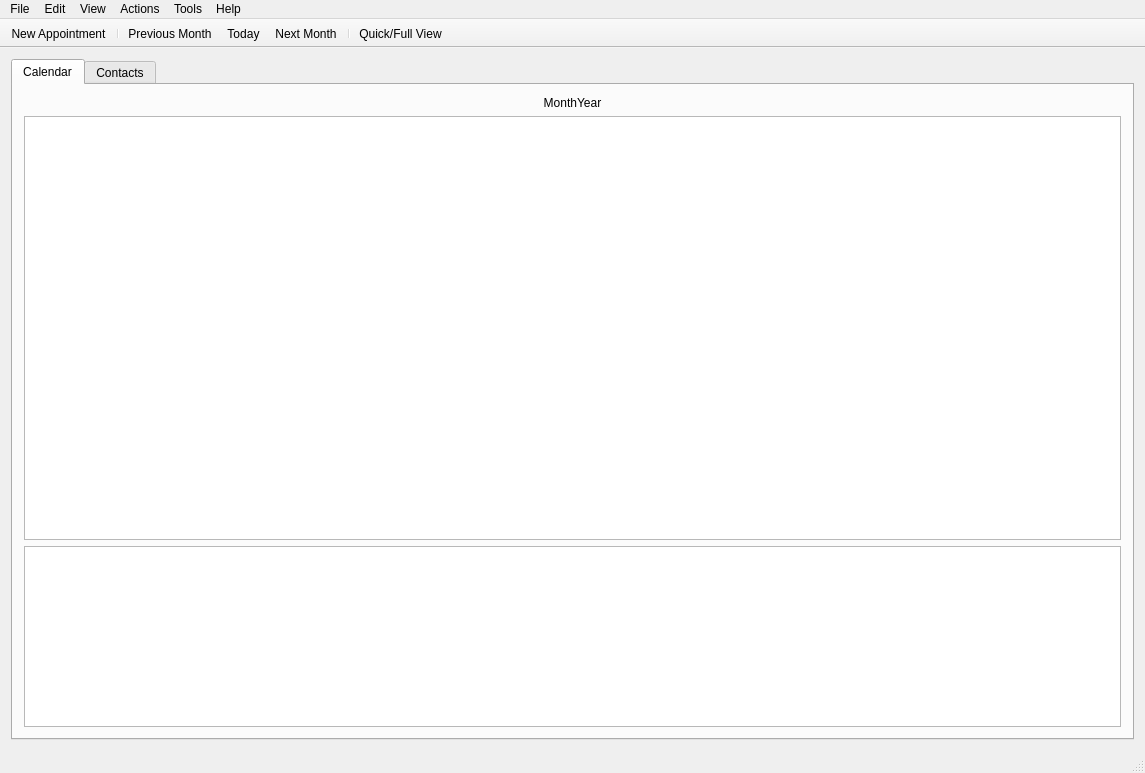
<?xml version="1.0" encoding="UTF-8"?>
<ui version="4.0">
 <class>MainWindow</class>
 <widget class="QMainWindow" name="MainWindow">
  <property name="geometry">
   <rect>
    <x>0</x>
    <y>0</y>
    <width>1145</width>
    <height>773</height>
   </rect>
  </property>
  <property name="windowTitle">
   <string>MainWindow</string>
  </property>
  <widget class="QWidget" name="centralWidget">
   <layout class="QGridLayout" name="gridLayout_2">
    <item row="0" column="0">
     <widget class="QTabWidget" name="tabWidget">
      <property name="currentIndex">
       <number>0</number>
      </property>
      <widget class="QWidget" name="tabCalendar">
       <attribute name="title">
        <string>Calendar</string>
       </attribute>
       <layout class="QGridLayout" name="gridLayout">
        <item row="0" column="0">
         <layout class="QVBoxLayout" name="verticalLayout" stretch="0,70,30">
          <item>
           <layout class="QHBoxLayout" name="horizontalLayout">
            <item>
             <widget class="QLabel" name="labelCalendarHeader">
              <property name="sizePolicy">
               <sizepolicy hsizetype="Expanding" vsizetype="Preferred">
                <horstretch>0</horstretch>
                <verstretch>0</verstretch>
               </sizepolicy>
              </property>
              <property name="text">
               <string>MonthYear</string>
              </property>
              <property name="alignment">
               <set>Qt::AlignCenter</set>
              </property>
             </widget>
            </item>
           </layout>
          </item>
          <item>
           <widget class="QTableWidget" name="tableWidgetCalendar">
            <property name="frameShape">
             <enum>QFrame::StyledPanel</enum>
            </property>
            <property name="frameShadow">
             <enum>QFrame::Raised</enum>
            </property>
            <property name="lineWidth">
             <number>4</number>
            </property>
            <property name="midLineWidth">
             <number>1</number>
            </property>
            <property name="verticalScrollBarPolicy">
             <enum>Qt::ScrollBarAlwaysOff</enum>
            </property>
            <property name="editTriggers">
             <set>QAbstractItemView::NoEditTriggers</set>
            </property>
            <property name="textElideMode">
             <enum>Qt::ElideRight</enum>
            </property>
            <property name="horizontalScrollMode">
             <enum>QAbstractItemView::ScrollPerItem</enum>
            </property>
            <property name="gridStyle">
             <enum>Qt::SolidLine</enum>
            </property>
           </widget>
          </item>
          <item>
           <widget class="QListView" name="listViewDay"/>
          </item>
         </layout>
        </item>
       </layout>
      </widget>
      <widget class="QWidget" name="tabContacts">
       <attribute name="title">
        <string>Contacts</string>
       </attribute>
       <layout class="QGridLayout" name="gridLayout_3">
        <item row="0" column="0">
         <layout class="QVBoxLayout" name="verticalLayout_2">
          <item>
           <widget class="QTableView" name="tableViewContacts"/>
          </item>
          <item>
           <layout class="QHBoxLayout" name="horizontalLayout_2">
            <item>
             <widget class="QPushButton" name="pushButtonShowQuickFullView">
              <property name="text">
               <string>Show Quick/Full View</string>
              </property>
             </widget>
            </item>
            <item>
             <widget class="QPushButton" name="pushButtonMailTo">
              <property name="text">
               <string>Mail To:</string>
              </property>
             </widget>
            </item>
           </layout>
          </item>
         </layout>
        </item>
       </layout>
      </widget>
     </widget>
    </item>
   </layout>
  </widget>
  <widget class="QMenuBar" name="menuBar">
   <property name="geometry">
    <rect>
     <x>0</x>
     <y>0</y>
     <width>1145</width>
     <height>39</height>
    </rect>
   </property>
   <widget class="QMenu" name="menuFile">
    <property name="title">
     <string>File</string>
    </property>
    <addaction name="actionImport_Appointments"/>
    <addaction name="actionExport_Appointments"/>
    <addaction name="separator"/>
    <addaction name="actionImport_Contacts"/>
    <addaction name="actionExport_Contacts"/>
    <addaction name="separator"/>
    <addaction name="actionExit"/>
   </widget>
   <widget class="QMenu" name="menuEdit">
    <property name="title">
     <string>Edit</string>
    </property>
    <addaction name="actionDelete_All_Appointments"/>
    <addaction name="actionDelete_All_Contacts"/>
    <addaction name="separator"/>
    <addaction name="actionPreferences"/>
   </widget>
   <widget class="QMenu" name="menuActions">
    <property name="title">
     <string>Actions</string>
    </property>
    <addaction name="actionNew_Appointment"/>
    <addaction name="actionNew_Contact"/>
    <addaction name="separator"/>
    <addaction name="actionGeneerate_Repeat_Appointments"/>
   </widget>
   <widget class="QMenu" name="menuTools">
    <property name="title">
     <string>Tools</string>
    </property>
    <addaction name="actionUpcoming_Schedule"/>
    <addaction name="actionCheck_For_Birthdays"/>
   </widget>
   <widget class="QMenu" name="menuHelp">
    <property name="title">
     <string>Help</string>
    </property>
    <addaction name="actionAbout"/>
   </widget>
   <widget class="QMenu" name="menuView">
    <property name="title">
     <string>View</string>
    </property>
    <addaction name="actionPrevious_Month"/>
    <addaction name="actionToday"/>
    <addaction name="actionNext_Month"/>
    <addaction name="separator"/>
    <addaction name="actionShow_Holidays"/>
    <addaction name="actionShow_Birthdays"/>
    <addaction name="separator"/>
    <addaction name="actionIncrease_Font"/>
    <addaction name="actionDecrease_Font"/>
    <addaction name="actionReset_Font"/>
   </widget>
   <addaction name="menuFile"/>
   <addaction name="menuEdit"/>
   <addaction name="menuView"/>
   <addaction name="menuActions"/>
   <addaction name="menuTools"/>
   <addaction name="menuHelp"/>
  </widget>
  <widget class="QToolBar" name="mainToolBar">
   <property name="contextMenuPolicy">
    <enum>Qt::PreventContextMenu</enum>
   </property>
   <property name="toolButtonStyle">
    <enum>Qt::ToolButtonIconOnly</enum>
   </property>
   <property name="movable">
    <bool>false</bool>
   </property>
   <property name="floatable">
    <bool>false</bool>
   </property>
   <attribute name="toolBarArea">
    <enum>TopToolBarArea</enum>
   </attribute>
   <attribute name="toolBarBreak">
    <bool>false</bool>
   </attribute>
   <addaction name="actionNew_Appointment"/>
   <addaction name="separator"/>
   <addaction name="actionPrevious_Month"/>
   <addaction name="actionToday"/>
   <addaction name="actionNext_Month"/>
   <addaction name="separator"/>
   <addaction name="actionQuick_Full_View"/>
  </widget>
  <widget class="QStatusBar" name="statusBar"/>
  <action name="actionExit">
   <property name="icon">
    <iconset theme="application-exit">
     <normaloff>.</normaloff>.</iconset>
   </property>
   <property name="text">
    <string>Exit</string>
   </property>
  </action>
  <action name="actionDelete_All_Appointments">
   <property name="icon">
    <iconset theme="edit-delete">
     <normaloff>.</normaloff>.</iconset>
   </property>
   <property name="text">
    <string>Delete All Appointments</string>
   </property>
  </action>
  <action name="actionDelete_All_Contacts">
   <property name="icon">
    <iconset theme="edit-delete">
     <normaloff>.</normaloff>.</iconset>
   </property>
   <property name="text">
    <string>Delete All Contacts</string>
   </property>
  </action>
  <action name="actionNew_Appointment">
   <property name="icon">
    <iconset theme="appointment-new">
     <normaloff>.</normaloff>.</iconset>
   </property>
   <property name="text">
    <string>New Appointment</string>
   </property>
  </action>
  <action name="actionGeneerate_Repeat_Appointments">
   <property name="icon">
    <iconset theme="view-refresh">
     <normaloff>.</normaloff>.</iconset>
   </property>
   <property name="text">
    <string>Generate Repeat Appointments</string>
   </property>
  </action>
  <action name="actionUpcoming_Schedule">
   <property name="icon">
    <iconset theme="view-calendar-upcoming-events">
     <normaloff>.</normaloff>.</iconset>
   </property>
   <property name="text">
    <string>Upcoming Schedule</string>
   </property>
  </action>
  <action name="actionNew_Contact">
   <property name="icon">
    <iconset theme="contact-new">
     <normaloff>.</normaloff>.</iconset>
   </property>
   <property name="text">
    <string>New Contact</string>
   </property>
  </action>
  <action name="actionCheck_For_Birthdays">
   <property name="icon">
    <iconset theme="view-calendar-birthday">
     <normaloff>.</normaloff>.</iconset>
   </property>
   <property name="text">
    <string>Upcoming Birthdays</string>
   </property>
  </action>
  <action name="actionNext_Month">
   <property name="icon">
    <iconset theme="go-next">
     <normaloff>.</normaloff>.</iconset>
   </property>
   <property name="text">
    <string>Next Month</string>
   </property>
  </action>
  <action name="actionPrevious_Month">
   <property name="icon">
    <iconset theme="go-previous">
     <normaloff>.</normaloff>.</iconset>
   </property>
   <property name="text">
    <string>Previous Month</string>
   </property>
  </action>
  <action name="actionToday">
   <property name="icon">
    <iconset theme="go-jump-today">
     <normaloff>.</normaloff>.</iconset>
   </property>
   <property name="text">
    <string>Today</string>
   </property>
  </action>
  <action name="actionAbout">
   <property name="icon">
    <iconset theme="help-about">
     <normaloff>.</normaloff>.</iconset>
   </property>
   <property name="text">
    <string>About</string>
   </property>
  </action>
  <action name="actionExport_Appointments">
   <property name="icon">
    <iconset theme="document-export">
     <normaloff>.</normaloff>.</iconset>
   </property>
   <property name="text">
    <string>Export Appointments</string>
   </property>
  </action>
  <action name="actionImport_Appointments">
   <property name="icon">
    <iconset theme="document-import">
     <normaloff>.</normaloff>.</iconset>
   </property>
   <property name="text">
    <string>Import Appointments</string>
   </property>
  </action>
  <action name="actionExport_Contacts">
   <property name="icon">
    <iconset theme="document-export">
     <normaloff>.</normaloff>.</iconset>
   </property>
   <property name="text">
    <string>Export Contacts</string>
   </property>
  </action>
  <action name="actionImport_Contacts">
   <property name="icon">
    <iconset theme="document-import">
     <normaloff>.</normaloff>.</iconset>
   </property>
   <property name="text">
    <string>Import Contacts</string>
   </property>
  </action>
  <action name="actionPreferences">
   <property name="icon">
    <iconset theme="preferences-system">
     <normaloff>.</normaloff>.</iconset>
   </property>
   <property name="text">
    <string>Preferences</string>
   </property>
  </action>
  <action name="actionIncrease_Font">
   <property name="icon">
    <iconset theme="zoom-in">
     <normaloff>.</normaloff>.</iconset>
   </property>
   <property name="text">
    <string>Increase Font Size</string>
   </property>
  </action>
  <action name="actionDecrease_Font">
   <property name="icon">
    <iconset theme="zoom-out">
     <normaloff>.</normaloff>.</iconset>
   </property>
   <property name="text">
    <string>Decrease Font Size</string>
   </property>
  </action>
  <action name="actionReset_Font">
   <property name="icon">
    <iconset theme="zoom-original">
     <normaloff>.</normaloff>.</iconset>
   </property>
   <property name="text">
    <string>Reset Font Size</string>
   </property>
  </action>
  <action name="actionShow_Birthdays">
   <property name="checkable">
    <bool>true</bool>
   </property>
   <property name="icon">
    <iconset theme="view-calendar-birthday">
     <normaloff>.</normaloff>.</iconset>
   </property>
   <property name="text">
    <string>Show Birthdays</string>
   </property>
  </action>
  <action name="actionShow_Holidays">
   <property name="checkable">
    <bool>true</bool>
   </property>
   <property name="text">
    <string>Show Holidays</string>
   </property>
  </action>
  <action name="actionQuick_Full_View">
   <property name="checkable">
    <bool>true</bool>
   </property>
   <property name="icon">
    <iconset theme="view-list-details">
     <normaloff>.</normaloff>.</iconset>
   </property>
   <property name="text">
    <string>Quick/Full View</string>
   </property>
  </action>
 </widget>
 <layoutdefault spacing="6" margin="11"/>
 <resources/>
 <connections/>
</ui>
